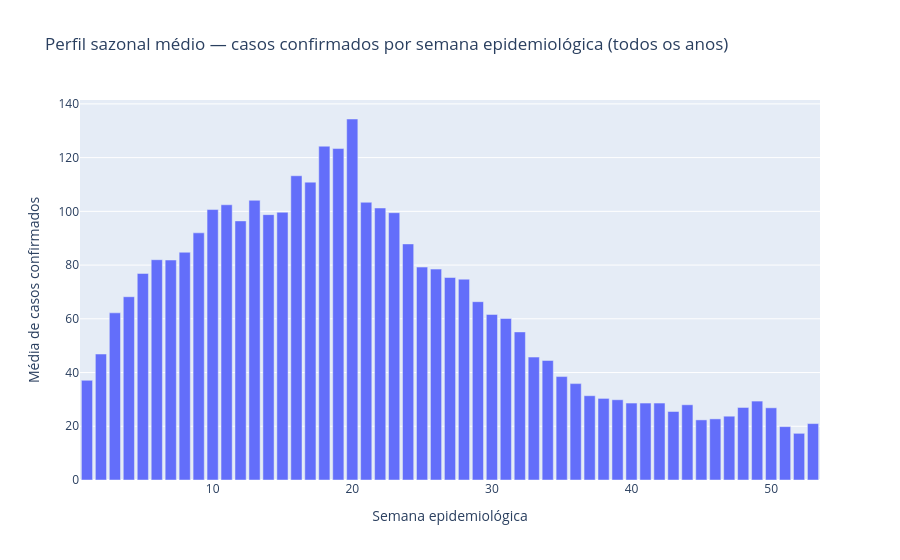

The code cell stored with this chart in its notebook:
### Code cell
perfil_sazonal = (
    serie_semanal_pl
    .with_columns(semana_epi=pl.col("semana").dt.week())
    .group_by("semana_epi")
    .agg(pl.col("casos").mean().alias("media_casos"))
    .sort("semana_epi")
)

fig = px.bar(
    perfil_sazonal.to_pandas(), x="semana_epi", y="media_casos",
    title="Perfil sazonal médio — casos confirmados por semana epidemiológica (todos os anos)"
)
fig.update_layout(xaxis_title="Semana epidemiológica", yaxis_title="Média de casos confirmados")
fig.show()

### Figure 1 — Plotly figure (JSON) as saved in the notebook; plotly's stock layout.template omitted (floating-point values rounded to 4 significant figures)
{"data": [{"hovertemplate": "semana_epi=%{x}<br>media_casos=%{y}<extra></extra>", "legendgroup": "", "marker": {"color": "#636efa", "pattern": {"shape": ""}}, "name": "", "orientation": "v", "showlegend": false, "textposition": "auto", "type": "bar", "x": [1, 2, 3, 4, 5, 6, 7, 8, 9, 10, 11, 12, 13, 14, 15, 16, 17, 18, 19, 20, 21, 22, 23, 24, 25, 26, 27, 28, 29, 30, 31, 32, 33, 34, 35, 36, 37, 38, 39, 40, 41, 42, 43, 44, 45, 46, 47, 48, 49, 50, 51, 52, 53], "xaxis": "x", "y": [37.11, 46.89, 62.22, 68.22, 76.89, 82.0, 81.89, 84.78, 92.0, 100.7, 102.4, 96.44, 104.1, 98.78, 99.67, 113.2, 110.9, 124.2, 123.4, 134.4, 103.4, 101.2, 99.5, 87.88, 79.25, 78.5, 75.38, 74.75, 66.38, 61.62, 60.12, 55.12, 45.75, 44.5, 38.5, 35.88, 31.38, 30.38, 29.88, 28.62, 28.62, 28.62, 25.5, 28.0, 22.38, 22.75, 23.75, 27.0, 29.38, 26.88, 19.88, 17.38, 21.0], "yaxis": "y"}], "layout": {"barmode": "relative", "legend": {"tracegroupgap": 0}, "title": {"text": "Perfil sazonal médio — casos confirmados por semana epidemiológica (todos os anos)"}, "xaxis": {"anchor": "y", "domain": [0.0, 1.0], "title": {"text": "Semana epidemiológica"}}, "yaxis": {"anchor": "x", "domain": [0.0, 1.0], "title": {"text": "Média de casos confirmados"}}}}
